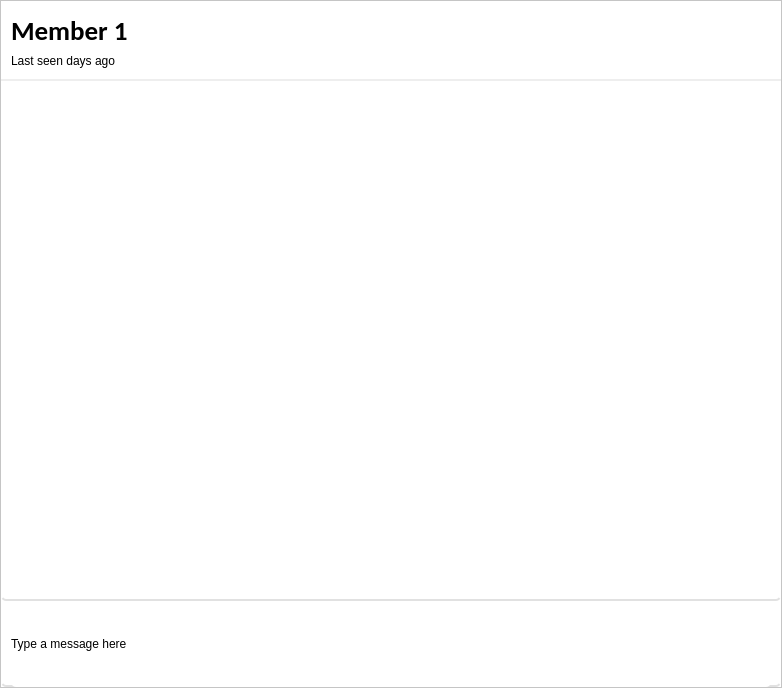
               <widget class="QWidget" name="member1">
                <property name="minimumSize">
                 <size>
                  <width>780</width>
                  <height>686</height>
                 </size>
                </property>
                <property name="maximumSize">
                 <size>
                  <width>2340</width>
                  <height>2058</height>
                 </size>
                </property>
                <layout class="QVBoxLayout" name="verticalLayout_10">
                 <property name="spacing">
                  <number>0</number>
                 </property>
                 <property name="leftMargin">
                  <number>0</number>
                 </property>
                 <property name="topMargin">
                  <number>0</number>
                 </property>
                 <property name="rightMargin">
                  <number>0</number>
                 </property>
                 <property name="bottomMargin">
                  <number>0</number>
                 </property>
                 <item>
                  <widget class="QFrame" name="frame_21">
                   <property name="minimumSize">
                    <size>
                     <width>780</width>
                     <height>686</height>
                    </size>
                   </property>
                   <property name="maximumSize">
                    <size>
                     <width>2430</width>
                     <height>2058</height>
                    </size>
                   </property>
                   <property name="styleSheet">
                    <string notr="true">background-color: rgb(255, 255, 255);</string>
                   </property>
                   <property name="frameShape">
                    <enum>QFrame::StyledPanel</enum>
                   </property>
                   <property name="frameShadow">
                    <enum>QFrame::Raised</enum>
                   </property>
                   <layout class="QVBoxLayout" name="verticalLayout_9">
                    <property name="spacing">
                     <number>0</number>
                    </property>
                    <property name="leftMargin">
                     <number>0</number>
                    </property>
                    <property name="topMargin">
                     <number>0</number>
                    </property>
                    <property name="rightMargin">
                     <number>0</number>
                    </property>
                    <property name="bottomMargin">
                     <number>0</number>
                    </property>
                    <item>
                     <widget class="QFrame" name="frame_22">
                      <property name="minimumSize">
                       <size>
                        <width>760</width>
                        <height>80</height>
                       </size>
                      </property>
                      <property name="maximumSize">
                       <size>
                        <width>2280</width>
                        <height>80</height>
                       </size>
                      </property>
                      <property name="styleSheet">
                       <string notr="true">border:none;
border-bottom: 2px solid rgb(238, 238, 238);</string>
                      </property>
                      <property name="frameShape">
                       <enum>QFrame::StyledPanel</enum>
                      </property>
                      <property name="frameShadow">
                       <enum>QFrame::Raised</enum>
                      </property>
                      <widget class="QLabel" name="label_18">
                       <property name="geometry">
                        <rect>
                         <x>10</x>
                         <y>50</y>
                         <width>131</width>
                         <height>20</height>
                        </rect>
                       </property>
                       <property name="minimumSize">
                        <size>
                         <width>131</width>
                         <height>20</height>
                        </size>
                       </property>
                       <property name="maximumSize">
                        <size>
                         <width>393</width>
                         <height>60</height>
                        </size>
                       </property>
                       <property name="styleSheet">
                        <string notr="true">border:none;</string>
                       </property>
                       <property name="text">
                        <string>Last seen days ago</string>
                       </property>
                      </widget>
                      <widget class="QLabel" name="label_17">
                       <property name="geometry">
                        <rect>
                         <x>10</x>
                         <y>10</y>
                         <width>171</width>
                         <height>40</height>
                        </rect>
                       </property>
                       <property name="minimumSize">
                        <size>
                         <width>171</width>
                         <height>40</height>
                        </size>
                       </property>
                       <property name="maximumSize">
                        <size>
                         <width>513</width>
                         <height>120</height>
                        </size>
                       </property>
                       <property name="font">
                        <font>
                         <family>Calibri</family>
                         <pointsize>20</pointsize>
                         <weight>75</weight>
                         <bold>true</bold>
                        </font>
                       </property>
                       <property name="styleSheet">
                        <string notr="true">border:none;</string>
                       </property>
                       <property name="text">
                        <string>Member 1</string>
                       </property>
                      </widget>
                     </widget>
                    </item>
                    <item>
                     <widget class="QFrame" name="frame_29">
                      <property name="minimumSize">
                       <size>
                        <width>760</width>
                        <height>520</height>
                       </size>
                      </property>
                      <property name="maximumSize">
                       <size>
                        <width>2280</width>
                        <height>1560</height>
                       </size>
                      </property>
                      <property name="styleSheet">
                       <string notr="true">border:none;
border-bottom: 2px solid rgb(225, 225, 225);
border-radius: 5px;</string>
                      </property>
                      <property name="frameShape">
                       <enum>QFrame::StyledPanel</enum>
                      </property>
                      <property name="frameShadow">
                       <enum>QFrame::Raised</enum>
                      </property>
                     </widget>
                    </item>
                    <item>
                     <widget class="QFrame" name="frame_23">
                      <property name="minimumSize">
                       <size>
                        <width>780</width>
                        <height>86</height>
                       </size>
                      </property>
                      <property name="maximumSize">
                       <size>
                        <width>2280</width>
                        <height>86</height>
                       </size>
                      </property>
                      <property name="styleSheet">
                       <string notr="true">border:none;
border-bottom: 2px solid rgb(225, 225, 225);
border-radius: 5px;</string>
                      </property>
                      <property name="frameShape">
                       <enum>QFrame::StyledPanel</enum>
                      </property>
                      <property name="frameShadow">
                       <enum>QFrame::Raised</enum>
                      </property>
                      <widget class="QLabel" name="label_19">
                       <property name="geometry">
                        <rect>
                         <x>10</x>
                         <y>0</y>
                         <width>760</width>
                         <height>86</height>
                        </rect>
                       </property>
                       <property name="minimumSize">
                        <size>
                         <width>760</width>
                         <height>86</height>
                        </size>
                       </property>
                       <property name="maximumSize">
                        <size>
                         <width>2280</width>
                         <height>86</height>
                        </size>
                       </property>
                       <property name="styleSheet">
                        <string notr="true">border:none;</string>
                       </property>
                       <property name="text">
                        <string>Type a message here</string>
                       </property>
                      </widget>
                     </widget>
                    </item>
                   </layout>
                  </widget>
                 </item>
                </layout>
               </widget>
